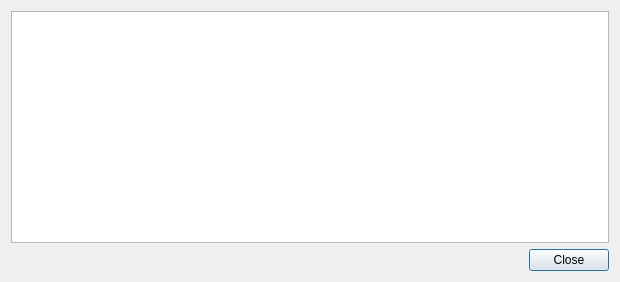
<?xml version="1.0" encoding="UTF-8"?>
<ui version="4.0">
 <class>TransactionDescDialog</class>
 <widget class="QDialog" name="TransactionDescDialog">
  <property name="geometry">
   <rect>
    <x>0</x>
    <y>0</y>
    <width>620</width>
    <height>282</height>
   </rect>
  </property>
  <property name="windowTitle">
   <string>Transaction details</string>
  </property>
  <layout class="QVBoxLayout" name="verticalLayout">
   <item>
    <widget class="QTextEdit" name="detailText">
     <property name="toolTip">
      <string>This pane shows a detailed description of the transaction</string>
     </property>
     <property name="readOnly">
      <bool>true</bool>
     </property>
    </widget>
   </item>
   <item>
    <widget class="QDialogButtonBox" name="buttonBox">
     <property name="orientation">
      <enum>Qt::Horizontal</enum>
     </property>
     <property name="standardButtons">
      <set>QDialogButtonBox::Close</set>
     </property>
    </widget>
   </item>
  </layout>
 </widget>
 <resources/>
 <connections>
  <connection>
   <sender>buttonBox</sender>
   <signal>accepted()</signal>
   <receiver>TransactionDescDialog</receiver>
   <slot>accept()</slot>
   <hints>
    <hint type="sourcelabel">
     <x>248</x>
     <y>254</y>
    </hint>
    <hint type="destinationlabel">
     <x>157</x>
     <y>274</y>
    </hint>
   </hints>
  </connection>
  <connection>
   <sender>buttonBox</sender>
   <signal>rejected()</signal>
   <receiver>TransactionDescDialog</receiver>
   <slot>reject()</slot>
   <hints>
    <hint type="sourcelabel">
     <x>316</x>
     <y>260</y>
    </hint>
    <hint type="destinationlabel">
     <x>286</x>
     <y>274</y>
    </hint>
   </hints>
  </connection>
 </connections>
</ui>
